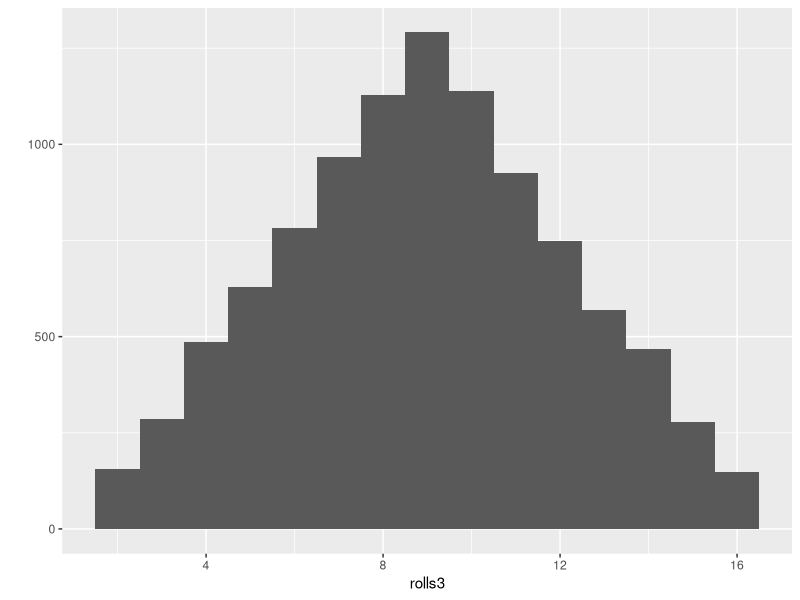
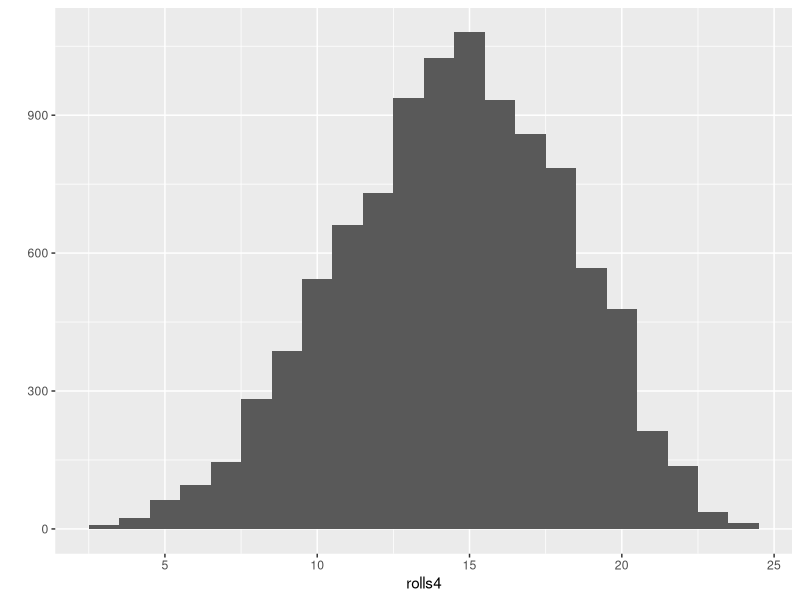

These figures' R source, in order:
## ---- chunk 1
knitr::opts_chunk$set(echo = TRUE)
## ---- chunk 2
library("ggplot2")
## ---- chunk 3
roll <- function() {
  die <- 1:6
  dice <- sample(die, size = 2, replace = TRUE)
  sum(dice)
}
## ---- chunk 4
roll2 <- function(bones=1:6) {
  dice <- sample(bones, size = 2, replace = TRUE)
  sum(dice)
}
## ---- chunk 5
roll2()
roll2(1:4)
## ---- chunk 6
roll3 <- function(bones=1:8, size=2) {
  dice <- sample(bones, size = size, replace = TRUE)
  sum(dice)
}

roll3(bones = 1:8, size=3)
## ---- chunk 7
# qplot makes a histogram when you give it a single vector.
rolls3 <- replicate(10000, roll3())
qplot(rolls3, binwidth = 1)
## ---- chunk 8
roll4 <- function() {
  die <- 1:8
  dice <- sample(die, size = 3, replace = TRUE, 
    prob = c(1/10, 1/10, 1/10, 1/10, 1/10, 3/10,1/10,1/10))
  sum(dice)
}
## ---- chunk 9
# qplot makes a histogram when you give it a single vector.
rolls4 <- replicate(10000, roll4())
qplot(rolls4, binwidth = 1)
## ---- chunk 10
x <- c(1:10,-Inf, Inf)
rescale01 <- function(v){
  rng <- range(v, na.rm=FALSE,finite = TRUE)
  v <- (v-rng[1])/(rng[2]-rng[1])
  # -Inf is mapped to 0 and Inf is mapped to 1.
  ifelse(is.finite(v), v, ifelse(v > 0, 1, 0))
}
rescale01(x)
## ---- chunk 11
x <- c(0, 1, NA, NA, NA, 3, -4, NA)
y <- c(-3, NA, 0, NA, NA, NA, 0, 1)

# one line solution (for loop would also do the job but not efficient)
both_na <- function(x, y){
  which(is.na(x) & is.na(y))
}

both_na(x,y)
